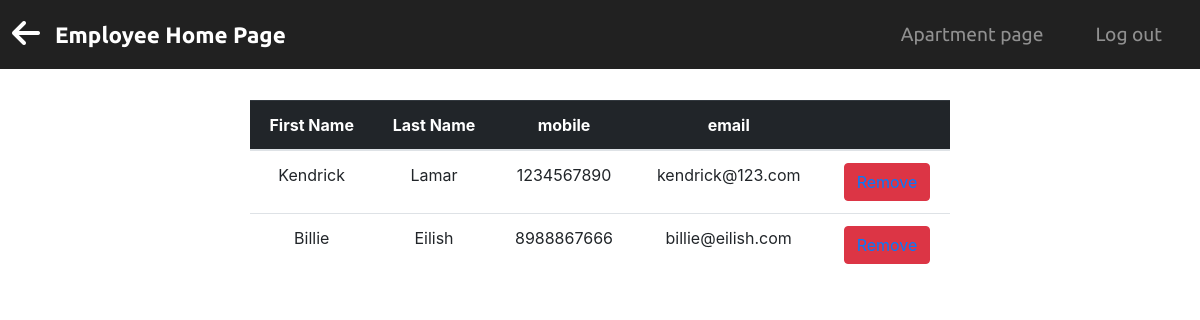
Screenshot of /rem_list/4 with the database file from the repository.
### rems/models.py (models this page shows, shortened)
class Employee(db.Model):
    __tablename__ = 'employee'
    id = db.Column(db.Integer, primary_key=True)
    fname = db.Column(db.String(25), index=True, unique=False)
    lname = db.Column(db.String(25), index=True, unique=False)
    mobile = db.Column(db.String(10), index=True, unique=True)
    emer_num = db.Column(db.String(10), index=False, unique=False)
    dob = db.Column(db.DateTime, nullable=False)
    email = db.Column(db.String(120), index=True, unique=True)
    gender = db.Column(db.String(10), index=True, unique=False)
    service_id = db.Column(db.Integer, db.ForeignKey('service.id'))
    user = db.relationship("User", uselist=False, backref="employee")
    receiver = db.relationship("Transaction", uselist=False, backref="employee")

### rems/routes.py (the view)
@app.route('/rem_list/<int:id>')
def emp_list(id):
    headings = ("First Name", "Last Name", "mobile", "email", " ")
    emps = Employee.query.filter_by(service_id=id).all()
    return render_template('removal_list.html', headings=headings, data=emps)

### rems/templates/removal_list.html (shortened to what this page needs)
<!DOCTYPE html>
<html lang="en">
<head>
    <link href="//maxcdn.bootstrapcdn.com/bootstrap/4.1.1/css/bootstrap.min.css" rel="stylesheet" id="bootstrap-css">
    <link rel="stylesheet" type="text/css" href="{{ url_for('static', filename= 'css/list.css') }}">
</head>
<body>
<section id="title">
    <div class="container-fluid">
        <nav class="navbar navbar-expand-lg navbar-dark fixed-top">
            <a href="{{ url_for('rem_employee') }}"><i class="fas fa-arrow-left fa-2x"></i></a>
            <a class="navbar-brand " href="{{ url_for('home2') }}">Employee Home Page</a>
            <div class="collapse navbar-collapse" id="navbarSupportedContent">
                <ul class="navbar-nav ml-auto">
                    <li class="nav-item">
                        <a class="nav-link" href="{{ url_for('index') }}">Apartment page</a>
                    </li>
                    <li class="nav-item">
                        <a class="nav-link" href="{{ url_for('logout') }}">Log out</a>
                    </li>
                </ul>
            </div>
        </nav>
    </div>
</section>
<section class="white-section">
    <table class="table table-hover">
        <thead class="table-dark">
        <tr>
            {% for header in headings %}
                <th>{{ header }}</th>
            {% endfor %}
        </tr>
        </thead>
        {% for emp in data %}
            <tr>
                <td> {{ emp.fname }}</td>
                <td> {{ emp.lname }} </td>
                <td> {{ emp.mobile }} </td>
                <td> {{ emp.email }} </td>
                <td>
                    <button type="button" class="btn btn-danger "><a
                            href="{{ url_for('delete_emp',id=emp.id) }}">Remove</a></button>
                </td>
            </tr>
        {% endfor %}
    </table>
</section>
</body>
</html>

### rems/static/css/list.css (style rules this page uses)
.white-section { padding-top: 100px; width: 700px; text-align: center; margin: auto; }
#title { text-align: center; }
.fas { color: #fff; padding-right: 15px; }
.navbar { padding: 1%; background-color:#212121; }
.navbar-brand { font-family: "Ubuntu"; font-size: 1.4rem; font-weight: bold; }
.nav-item { padding: 0 18px; font-family: "Ubuntu"; }
.nav-link { font-size: 1.2rem; font-family: "Ubuntu"; }

### rows the page displays
Employee: fname "Kendrick", lname "Lamar", mobile "1234567890", email "kendrick@123.com"
Employee: fname "Billie", lname "Eilish", mobile "8988867666", email "billie@eilish.com"

### other values shown
{{ header }} "First Name" "Last Name" "mobile" "email"
